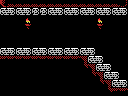

Tiled map render using the project's own tile images. Description and the whole map definition, tile-layer contents included, below:
An orthogonal 16x12 tile map with 8x8 px tiles, 1 tile layer (Tile Layer 1) and 3 objects (2x item, 4x4-item).

<map version="1.0" orientation="orthogonal" renderorder="right-down" width="16" height="12" tilewidth="8" tileheight="8" nextobjectid="9">
 <properties>
  <property name="left" value="half-hole" />
  <property name="right" value="hole" />
 </properties>
 <tileset firstgid="1" name="tiles" tilewidth="8" tileheight="8" tilecount="256" columns="16">
  <image source="tiles.png" width="128" height="128" />
 </tileset>
 <layer name="Tile Layer 1" width="16" height="12">
  <data encoding="csv">
122,252,252,252,252,252,252,252,252,252,252,252,252,252,252,124,
103,104,103,104,165,165,103,104,103,104,103,104,103,104,103,104,
1,1,1,97,1,1,1,1,1,1,1,1,97,1,1,1,
1,1,1,114,1,1,1,1,1,1,1,1,114,1,1,1,
1,1,1,1,1,1,1,1,1,1,1,1,1,1,1,1,
1,1,1,1,1,1,1,1,1,1,1,1,1,1,1,1,
103,104,103,104,103,104,103,104,103,104,103,104,1,1,1,1,
254,254,254,254,254,254,254,254,254,254,125,103,104,1,1,1,
167,167,167,167,167,167,167,167,167,167,145,125,103,104,1,1,
167,167,167,167,167,167,167,167,167,167,167,145,125,103,104,1,
167,167,167,167,167,167,167,167,167,167,167,167,145,125,103,104,
167,167,167,167,167,167,167,167,167,167,167,167,167,145,254,254
</data>
 </layer>
 <objectgroup name="objects">
  <object id="1" type="item" x="80" y="32" width="16" height="16" />
  <object id="7" type="4x4-item" x="48" y="16" width="32" height="32" />
  <object id="8" type="item" x="32" y="32" width="16" height="16" />
 </objectgroup>
</map>
